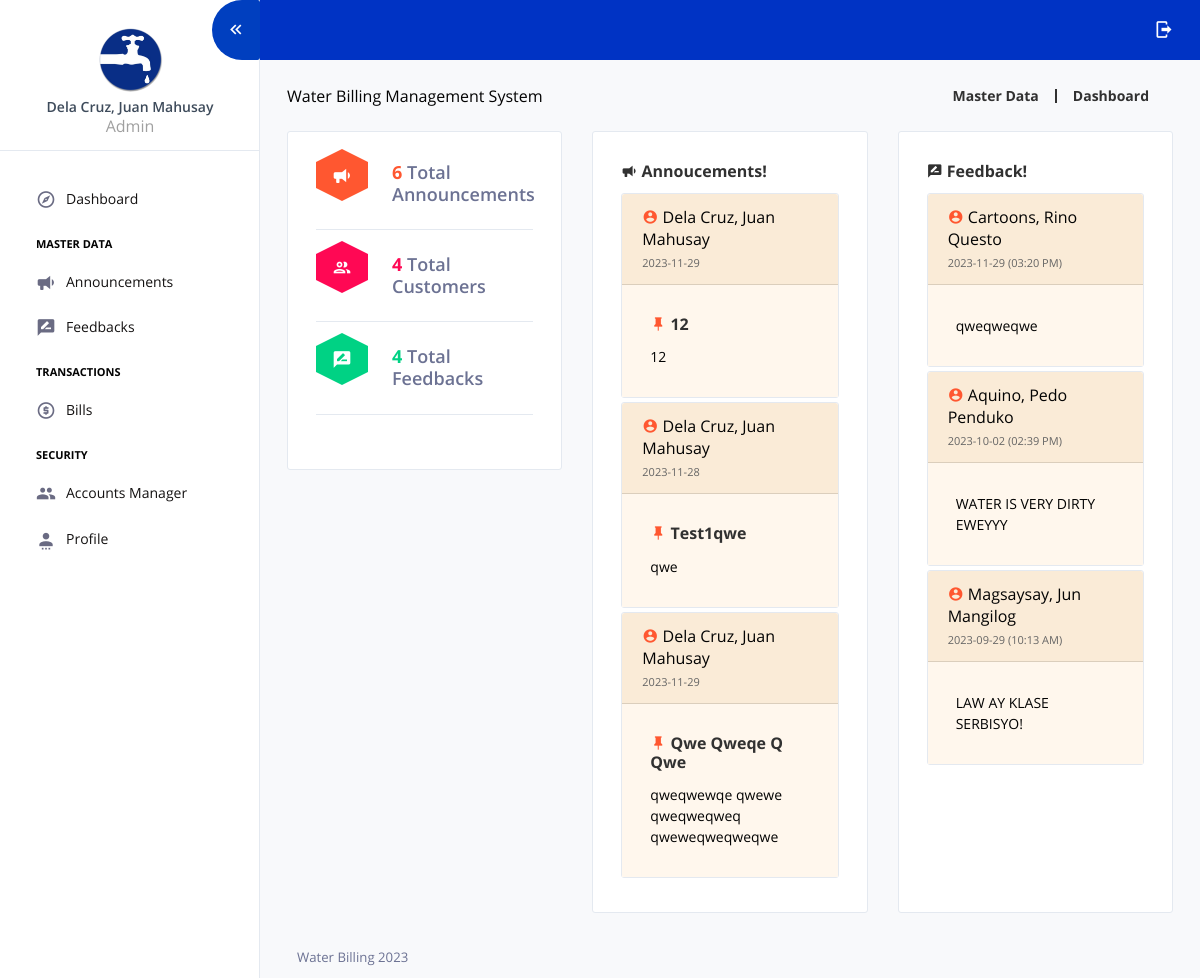
/ (signed in), run on the app's committed database.
### tables this page shows
CREATE TABLE `tbl_users` (
  `user_id` int(11) NOT NULL AUTO_INCREMENT,
  `account_number` varchar(10) NOT NULL DEFAULT '',
  `meter_number` varchar(50) NOT NULL DEFAULT '',
  `user_fname` varchar(50) NOT NULL,
  `user_mname` varchar(50) NOT NULL,
  `user_lname` varchar(50) NOT NULL,
  `address` varchar(150) NOT NULL DEFAULT '',
  `contact_number` varchar(50) NOT NULL DEFAULT '',
  `username` varchar(50) NOT NULL,
  `password` varchar(150) NOT NULL,
  `user_category` varchar(1) NOT NULL DEFAULT '' COMMENT 'A = ADMIN, C = USER or CUSTOMER, M = METER READER',
  `customer_type` varchar(1) NOT NULL DEFAULT '' COMMENT 'R = RESIDENTIAL, C= COMMECRCIAL',
  `date_added` datetime NOT NULL DEFAULT CURRENT_TIMESTAMP,
  `date_last_modified` datetime NOT NULL DEFAULT CURRENT_TIMESTAMP ON UPDATE CURRENT_TIMESTAMP,
  PRIMARY KEY (`user_id`)
);

CREATE TABLE `tbl_announcements` (
  `announcement_id` int(11) unsigned NOT NULL AUTO_INCREMENT,
  `user_id` int(11) NOT NULL,
  `announcement_date` date NOT NULL,
  `announcement_title` varchar(75) NOT NULL DEFAULT '',
  `announcement_content` text NOT NULL,
  `date_added` datetime NOT NULL DEFAULT CURRENT_TIMESTAMP,
  PRIMARY KEY (`announcement_id`)
);

CREATE TABLE `tbl_feedbacks` (
  `feedback_id` int(11) unsigned NOT NULL AUTO_INCREMENT,
  `user_id` int(11) NOT NULL,
  `feedback_content` varchar(150) NOT NULL DEFAULT '',
  `date_added` datetime NOT NULL DEFAULT CURRENT_TIMESTAMP,
  PRIMARY KEY (`feedback_id`)
);

### core/my_functions.php (called while the page is built, shortened)
<?php
function userFullName($user_id){
	global $mysqli;
	$fetch = $mysqli->query("SELECT * FROM tbl_users WHERE user_id='$user_id'") or die(mysqli_error());
	if($fetch->num_rows > 0){
		$row = $fetch->fetch_array();
		return $row["user_lname"].", ".$row["user_fname"]." ".$row["user_mname"];
	}else{
		return "User not found.";
	}
}
function user_info($selected_data,$user_id){
	global $mysqli;
	$fetch = $mysqli->query("SELECT $selected_data FROM tbl_users WHERE user_id='$user_id'") or die(mysqli_error());
	$row = $fetch->fetch_array();
	return $row[0];
}
?>

### views/dashboard.php (the view)
<?php
$count_announcement = $mysqli->query("SELECT * FROM tbl_announcements") or die(mysqli_error());
$count_customers = $mysqli->query("SELECT * FROM tbl_users WHERE user_category='C'") or die(mysqli_error());
$count_feedbacks = $mysqli->query("SELECT * FROM tbl_feedbacks") or die(mysqli_error());
?>
<div class="content-wrapper pb-0">
  <div class="page-header flex-wrap">
    <div class="header-left">
      Water Billing Management System
    </div>
    <div class="header-right d-flex flex-wrap mt-2 mt-sm-0">
      <div class="d-flex align-items-center">
        <a href="#">
          <p class="m-0 pr-3">Master Data</p>
        </a>
        <a class="pl-3 mr-4" href="#">
          <p class="m-0">Dashboard</p>
        </a>
      </div>
    </div>
  </div>
  <div class="row">
    <div class="col-sm-4 grid-margin">
      <div class="card">
          <div class="card-body">
            <div class="d-flex border-bottom mb-4 pb-2">
              <div class="hexagon">
                <div class="hex-mid hexagon-warning">
                  <i class="mdi mdi-bullhorn"></i>
                </div>
              </div>
              <div class="pl-4">
                 <h4 class="mb-3"> <span class="font-weight-bold text-warning"><?= $count_announcement->num_rows; ?></span> <span class="text-muted">Total Announcements</span></h4>
              </div>
            </div>
            <div class="d-flex border-bottom mb-4 pb-2">
              <div class="hexagon">
                <div class="hex-mid hexagon-danger">
                  <i class="mdi mdi-account-multiple-outline"></i>
                </div>
              </div>
              <div class="pl-4">
                <h4 class="mb-3"> <span class="font-weight-bold text-danger"><?= $count_customers->num_rows; ?></span> <span class="text-muted">Total Customers</span></h4>
              </div>
            </div>
            <div class="d-flex border-bottom mb-4 pb-2">
              <div class="hexagon">
                <div class="hex-mid hexagon-success">
                  <i class="mdi mdi-message-draw"></i>
                </div>
              </div>
              <div class="pl-4">
                <h4 class="mb-3"> <span class="font-weight-bold text-success"><?= $count_feedbacks->num_rows; ?></span> <span class="text-muted">Total Feedbacks</span></h4>
              </div>
            </div>
          </div>
        </div>
    </div>
    <div class="col-sm-4 stretch-card grid-margin">
      <div class="card">
        <div class="card-body">
          <h4 class="card-title"><i class="mdi mdi-bullhorn menu-icon"></i> Annoucements!</h4>
          <?php
            $fetch_announcement = $mysqli->query("SELECT * FROM tbl_announcements WHERE announcement_id >0 ORDER BY date_added DESC LIMIT 3") or die(mysqli_error());
             while ($announcement_row = $fetch_announcement->fetch_array()) {
          ?>
            <div class="card mb-1" style="max-width: 18rem;">
              <div class="card-header" style="background:antiquewhite;"><i class="mdi mdi-account-circle icon-sm text-warning"></i> <?= userFullName($announcement_row['user_id']) ?>
              <br>
              <span style="font-size: 11px;color: #656565;"><?= date("Y-m-d",strtotime($announcement_row['announcement_date']))?></span>
              </div>
              <div class="card-body" style="background: #fff7ed;">
                <h5 class="card-title"><i class="mdi mdi-pin icon-sm text-warning"></i> <?= $announcement_row['announcement_title'] ?></h5>
                <p class="card-text"><?= $announcement_row['announcement_content'] ?></p>
              </div>
            </div>
          <?php } ?>
        </div>
      </div>
    </div>
    <div class="col-sm-4 stretch-card grid-margin">
      <div class="card">
        <div class="card-body">
          <h4 class="card-title"><i class="mdi mdi-message-draw menu-icon"></i> Feedback!</h4>
          <?php
            $fetch_feedbacks = $mysqli->query("SELECT * FROM tbl_feedbacks WHERE feedback_id >0 ORDER BY date_added DESC LIMIT 3") or die(mysqli_error());
             while ($feedback_row = $fetch_feedbacks->fetch_array()) {
          ?>
            <div class="card mb-1" style="max-width: 18rem;">
              <div class="card-header" style="background:antiquewhite;"><i class="mdi mdi-account-circle icon-sm text-warning"></i> <?= userFullName($feedback_row['user_id']) ?>
              <br>
              <span style="font-size: 11px;color: #656565;"><?= date("Y-m-d (h:i A)",strtotime($feedback_row['date_added']))?></span>
              </div>
              <div class="card-body" style="background: #fff7ed;">
                <p class="card-text"> <?= $feedback_row['feedback_content'] ?></p>
              </div>
            </div>
          <?php } ?>
        </div>
      </div>
    </div>
  </div>
</div>

### index.php (shortened to what this page needs)
<?php
    $user_id = $_SESSION['user_id'];
    $session_user_category = user_info("user_category",$user_id);
    $page = (isset($_GET['page']) && $_GET['page'] !='') ? $_GET['page'] : '';
?>
<!DOCTYPE html>
<html lang="en">
  <head>
    <link rel="stylesheet" href="assets/vendors/mdi/css/materialdesignicons.min.css">
    <link rel="stylesheet" href="assets/vendors/flag-icon-css/css/flag-icon.min.css">
    <link rel="stylesheet" href="assets/vendors/css/vendor.bundle.base.css">
    <link rel="stylesheet" href="assets/vendors/jquery-bar-rating/css-stars.css" />
    <link rel="stylesheet" href="assets/vendors/font-awesome/css/font-awesome.min.css" />
    <link rel="stylesheet" href="assets/vendors/select2/select2.min.css" />
    <link rel="stylesheet" href="assets/vendors/select2-bootstrap-theme/select2-bootstrap.min.css" />
    <link rel="stylesheet" href="assets/css/demo_1/style.css" />
    <link href="assets/datatables/jquery.dataTables.min.css" rel="stylesheet" />
    <link href="assets/vendors/sweet-alert/sweetalert2.min.css" rel="stylesheet">
  </head>
  <body>
    <div class="container-scroller">
      <?php require_once 'components/sidebar.php' ?>
      <div class="container-fluid page-body-wrapper">
        <?php
            require_once 'components/topbar.php';
        ?>
        <div class="main-panel">
          <?php
              require_once 'routes/routes.php';
              require_once 'components/footer.php';
          ?>
        </div>
      </div>
    </div>
  </body>
</html>

### components/sidebar.php
<nav class="sidebar sidebar-offcanvas" id="sidebar">
  <ul class="nav">
    <li class="nav-item nav-profile border-bottom">
      <a href="?page=profile" class="nav-link flex-column">
        <div class="nav-profile-image">
          <img src="assets/images/faucet_2_icon.ico" alt="profile" />
        </div>
        <div class="nav-profile-text d-flex ml-0 mb-3 flex-column">
          <span class="font-weight-semibold mb-1 mt-2 text-center"><?= userFullName($user_id)?></span>
          <span class="text-secondary icon-sm text-center"><?= $session_user_category=="A"?"Admin":(($session_user_category=="C")?"Customer":"Meter Reader");?></span>
        </div>
      </a>
    </li>
    <li class="pt-0 pb-0">
      <span class="nav-item-head"></span>
    </li>
    <li class="nav-item <?= $page=="dashboard"?'active':''; ?>">
      <a class="nav-link" href="?page=dashboard">
        <i class="mdi mdi-compass-outline menu-icon"></i>
        <span class="menu-title">Dashboard</span>
      </a>
    </li>
    <?php if($session_user_category=="C" || $session_user_category=="A"){ ?>
    <li class="pt-2 pb-1">
      <span class="nav-item-head">Master Data</span>
    </li>
    <?php if($session_user_category=="A"){ ?>
    <li class="nav-item <?= $page=="announcements"?'active':''; ?>">
      <a class="nav-link" href="?page=announcements">
        <i class="mdi mdi-bullhorn menu-icon"></i>
        <span class="menu-title">Announcements</span>
      </a>
    </li>
    <?php } ?>
    <li class="nav-item <?= $page=="feedbacks"?'active':''; ?>">
      <a class="nav-link" href="?page=feedbacks">
        <i class="mdi mdi-message-draw menu-icon"></i>
        <span class="menu-title">Feedbacks</span>
      </a>
    </li>
    <?php } ?>
    <?php if($session_user_category=="A" || $session_user_category=="M"){ ?>
    <li class="pt-2 pb-1">
      <span class="nav-item-head">Transactions</span>
    </li>
    <li class="nav-item <?= $page=="bills"?'active':''; ?>">
      <a class="nav-link" href="?page=bills">
        <i class="mdi mdi-coin menu-icon"></i>
        <span class="menu-title">Bills</span>
      </a>
    </li>
    <?php } ?>
    <li class="pt-2 pb-1">
      <span class="nav-item-head">Security</span>
    </li>
    <?php if($session_user_category=="A"){ ?>
    <li class="nav-item <?= $page=="accounts_manager"?'active':''; ?>">
      <a class="nav-link" href="?page=accounts_manager">
        <i class="mdi mdi-account-multiple menu-icon"></i>
        <span class="menu-title">Accounts Manager</span>
      </a>
    </li>
    <?php } ?>
    <li class="nav-item <?= $page=="profile"?'active':''; ?>">
      <a class="nav-link" href="?page=profile">
        <i class="mdi mdi-account-settings menu-icon"></i>
        <span class="menu-title">Profile</span>
      </a>
    </li>
  </ul>
</nav>

### components/topbar.php (shortened to what this page needs)
<nav class="navbar default-layout-navbar col-lg-12 col-12 p-0 fixed-top d-flex flex-row">
  <div class="navbar-menu-wrapper d-flex align-items-stretch">
    <button class="navbar-toggler navbar-toggler align-self-center" type="button" data-toggle="minimize" style="background: #003fbf !important;">
      <span class="mdi mdi-chevron-double-left"></span>
    </button>
    <ul class="navbar-nav navbar-nav-right">
      <li class="nav-item nav-logout d-none d-lg-block">
        <a class="nav-link" onclick="logout()">
          <i class="mdi mdi-logout" data-toggle='tooltip' title="Logout?"></i>
        </a>
      </li>
    </ul>
  </div>
</nav>

### routes/routes.php
<?php
	$view = "views/";
	if($page == 'dashboard' || $page == ''){
		require $view.'dashboard.php';
	}else if($page == 'accounts_manager'){
		require $view.'users.php';
	}else if($page == 'announcements'){
		require $view.'announcements.php';
	}else if($page == 'bills'){
		require $view.'bills.php';
	}else if($page == 'feedbacks'){
		require $view.'feedbacks.php';
	}else if($page == 'profile'){
		require $view.'profile.php';
	}else{
		require $view.'404.php';
	}
?>

### components/footer.php
<footer class="footer">
	<span class="text-muted d-block text-center text-sm-left d-sm-inline-block">Water Billing <?= date('Y') ?></span>
</footer>

### data on the page
tbl_users: userFullName($user_id) "Dela Cruz, Juan Mahusay"
tbl_announcements: user.user_mname "Dela Cruz, Juan Mahusay", announcement_date "2023-11-29", announcement_title "12", announcement_content "12"
tbl_announcements: user.user_mname "Dela Cruz, Juan Mahusay", announcement_date "2023-11-28", announcement_title "Test1qwe", announcement_content "qwe"
tbl_announcements: user.user_mname "Dela Cruz, Juan Mahusay", announcement_date "2023-11-29", announcement_title "Qwe Qweqe Q Qwe", announcement_content "qweqwewqe qwewe qweqweqweq qweweqweqweqwe"
tbl_feedbacks: user.user_mname "Cartoons, Rino Questo", date_added "2023-11-29 (03:20 PM)", feedback_content "qweqweqwe"
tbl_feedbacks: user.user_mname "Aquino, Pedo Penduko", date_added "2023-10-02 (02:39 PM)", feedback_content "WATER IS VERY DIRTY EWEYYY"
tbl_feedbacks: user.user_mname "Magsaysay, Jun Mangilog", date_added "2023-09-29 (10:13 AM)", feedback_content "LAW AY KLASE SERBISYO!"

### other printed values
$count_announcement->num_rows "6"
$count_customers->num_rows "4"
$count_feedbacks->num_rows "4"
